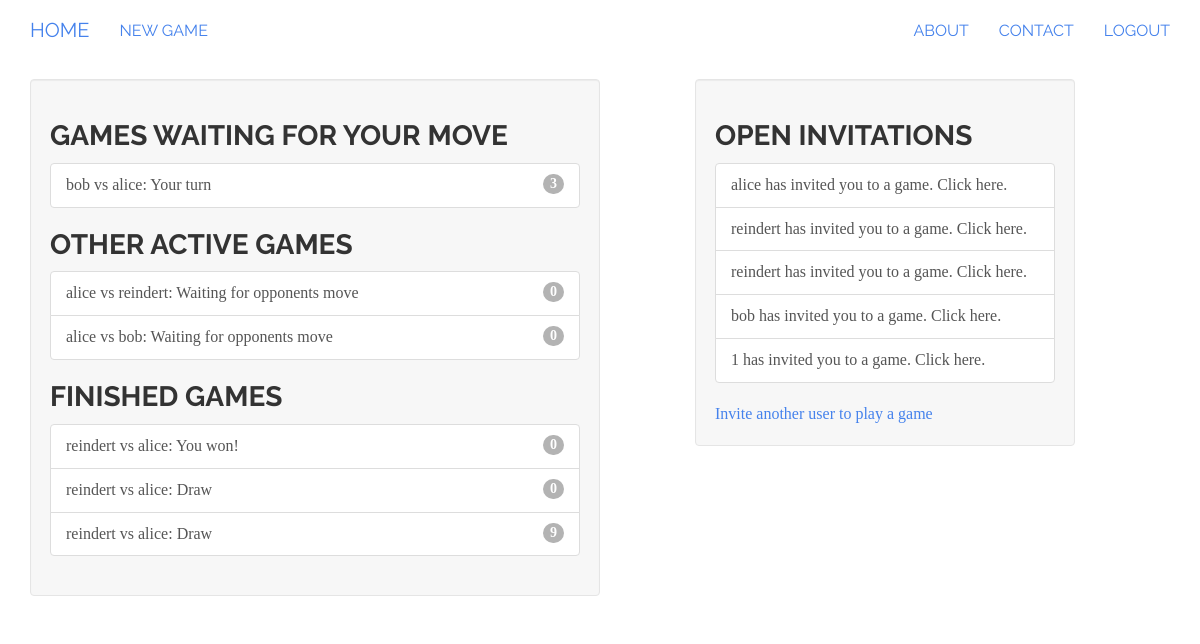
/user/home (signed in), run on the app's committed database.
### tictactoe/models.py (models this page shows, shortened)
class Game(models.Model):
    first_player = models.ForeignKey(User, related_name="games_first_player")
    second_player = models.ForeignKey(User, related_name="games_second_player")
    next_to_move = models.ForeignKey(User, related_name="games_to_move")
    start_time = models.DateTimeField(auto_now_add=True)
    last_active = models.DateTimeField(auto_now=True)
    status = models.CharField(max_length=1, default='A',
                              choices=GAME_STATUS_CHOICES)
    objects = GamesManager()
    def get_absolute_url(self):
        return reverse('tictactoe_game_detail', args=[self.id])
    def __str__(self):
        return "{0} vs {1}".format(self.first_player, self.second_player)

class Invitation(models.Model):
    from_user = models.ForeignKey(User, related_name="invitations_sent")
    to_user = models.ForeignKey(User, related_name="invitations_received",
                                verbose_name="User to invite",
                                help_text="Please select the user you want to play a game with")
    message = models.CharField("Optional Message", max_length=300, blank=True,
                               help_text="Adding a friendly message is never a bad idea!")
    timestamp = models.DateTimeField(auto_now_add=True)

### user/views.py (the view)
@login_required
def home(request):
    my_games = Game.objects.games_for_user(request.user)
    active_games = my_games.filter(status="A")
    finished_games = my_games.exclude(status="A")
    waiting_games = active_games.filter(next_to_move=request.user)
    other_games = active_games.exclude(next_to_move=request.user)
    invitations = request.user.invitations_received.all()
    context = {'other_games': other_games,
                'waiting_games': waiting_games,
                'finished_games': finished_games,
                'invitations': invitations}
    return render(request, "user/home.html", context)

### tictactoe/models.py (called while the page is built)
    def games_for_user(self, user):
        return super(GamesManager, self).get_queryset().filter(
            Q(first_player_id=user.id) | Q(second_player_id=user.id))

### user/templates/user/home.html (shortened to what this page needs)
{% extends "base.html" %}
{% block content %}
    <div class="well col-sm-6">
        {% include "tictactoe/game_list_snippet.html" with header="Games waiting for your move" games_list=waiting_games %}
        {% include "tictactoe/game_list_snippet.html" with header="Other active games" games_list=other_games %}
        {% include "tictactoe/game_list_snippet.html" with header="Finished games" games_list=finished_games %}
    </div>
    <div class="well col-sm-4 col-sm-push-1">
        {% if invitations %}
            <h3 class="panel-header">Open invitations</h3>
            <div class="list-group" >
                {% for inv in invitations %}
                    <a class="list-group-item" href="{% url 'tictactoe_accept_invitation' pk=inv.id %}">
                        {{ inv.from_user.username }} has invited you to a game. Click here.
                    </a>
                {% endfor %}
            </div>
        {% endif %}
        <a href="{% url 'tictactoe_invite' %}">Invite another user to play a game</a>
    </div>
{% endblock content %}

### templates/base.html (shortened to what this page needs)
{% load staticfiles %}
<!DOCTYPE html>
 <html class="no-js">
    <head>
        {% block styling %}
            <link rel="stylesheet" href="{% static 'bootstrap/css/bootstrap.min.css' %}">
        {% endblock styling %}
    </head>
    <body>
    <div class="navbar navbar-default navbar-static-top">
      <div class="container">
        <div class="navbar-header">
            {% if user.is_authenticated %}
              <a class="navbar-brand" href="{% url 'user_home' %}">Home</a>
            {% else %}
              <a class="navbar-brand" href="{% url 'boardgames_home' %}">Home</a>
            {% endif %}
        </div>
          <ul class="nav navbar-nav">
            <li><a href="{% url 'tictactoe_invite' %}">New Game</a></li>
          </ul>
          <ul class="nav navbar-nav navbar-right">
            <li><a href="#">About</a></li>
            <li><a href="#">Contact</a></li>
            {% if user.is_authenticated %}
                <li><a href="{% url 'boardgames_logout' %}">Logout</a></li>
            {% else %}
                <li><a href="{% url 'boardgames_login' %}">Login</a></li>
            {% endif %}
          </ul>
      </div>
    </div>
    <div class="container">
        {% block content %}
        {% endblock content %}
    </div>
    </body>
</html>

### tictactoe/templates/tictactoe/game_list_snippet.html
<h3 class="panel-header">{{ header }}</h3>
<div class="list-group" >
    {% for game in games_list %}
        <a class="list-group-item" href="{{ game.get_absolute_url }}">
            {{ game }}:
            {% if game.status == "A" %}
                {% if game.next_to_move == user %}Your turn{% else %}Waiting for opponents move{% endif %}
            {% elif game.status == "D" %}
                Draw
            {% elif game.status == "F" and user == game.first_player %}
                You won!
            {% elif game.status == "S" and user == game.second_player %}
                You won!
            {% else %}
                You lost!
            {% endif %}
            <span class="badge">{{ game.move_set.count }}</span></a>
    {% empty %}
        <span class="list-group-item">No games available.</span>
    {% endfor %}
</div>

### data on the page
Game: first_player+second_player "bob vs alice", status "Your turn", move_set.count "3"
Game: first_player+second_player "alice vs reindert", status "Waiting for opponents move", move_set.count "0"
Game: first_player+second_player "alice vs bob", status "Waiting for opponents move", move_set.count "0"
Game: first_player+second_player "reindert vs alice", status "You won!", move_set.count "0"
Game: first_player+second_player "reindert vs alice", status "Draw", move_set.count "0"
Game: first_player+second_player "reindert vs alice", status "Draw", move_set.count "9"
Invitation: from_user.username "alice"
Invitation: from_user.username "reindert"
Invitation: from_user.username "reindert"
Invitation: from_user.username "bob"
Invitation: from_user.username "1"

### other printed values
{{ header }} "GAMES WAITING FOR YOUR MOVE OTHER ACTIVE GAMES FINISHED GAMES"
